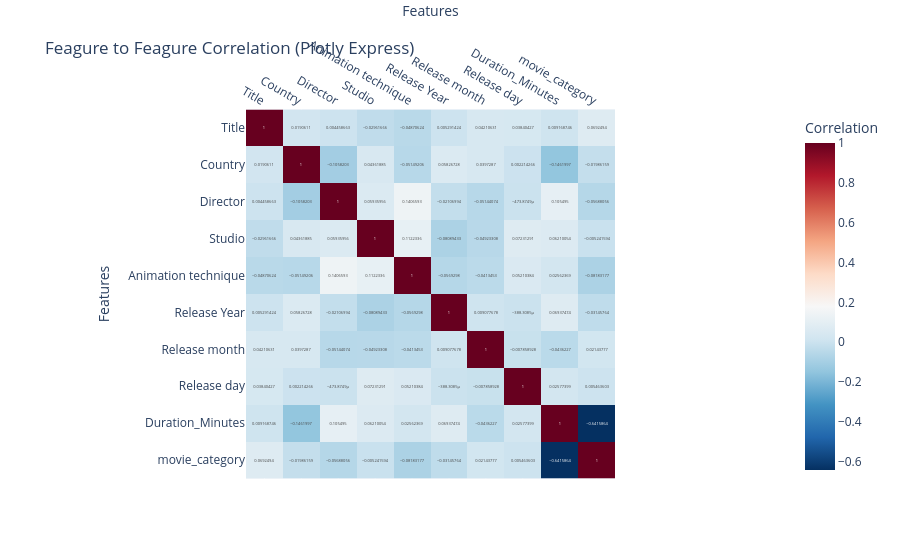

Notebook cell for this chart:
### Code cell
import plotly.express as px

corr_matrix = df[num_features.columns].corr()

fig = px.imshow(
    corr_matrix, 
    text_auto=True,
    color_continuous_scale='RdBu_r',
    origin='upper',
    labels=dict(x = 'Features', y = 'Features', color = 'Correlation'),
    title='Feagure to Feagure Correlation (Plotly Express)'
)
fig.update_xaxes(side = 'top')
fig.show()

### Figure 1 — Plotly figure (JSON) as saved in the notebook; plotly's stock layout.template omitted (floating-point values rounded to 4 significant figures)
{"data": [{"coloraxis": "coloraxis", "hovertemplate": "Features: %{x}<br>Features: %{y}<br>Correlation: %{z}<extra></extra>", "name": "0", "texttemplate": "%{z}", "type": "heatmap", "x": ["Title", "Country", "Director", "Studio", "Animation technique", "Release Year", "Release month", "Release day", "Duration_Minutes", "movie_category"], "xaxis": "x", "y": ["Title", "Country", "Director", "Studio", "Animation technique", "Release Year", "Release month", "Release day", "Duration_Minutes", "movie_category"], "yaxis": "y", "z": [[1.0, 0.01906, 0.004459, -0.02962, -0.04871, 0.005291, 0.04211, 0.0384, 0.009169, 0.06925], [0.01906, 1.0, -0.1058, 0.04362, -0.05149, 0.05827, 0.03973, 0.002214, -0.1462, -0.01986], [0.004459, -0.1058, 1.0, 0.05936, 0.1407, -0.02107, -0.05144, -0.0004739, 0.1055, -0.05688], [-0.02962, 0.04362, 0.05936, 1.0, 0.1122, -0.08089, -0.04923, 0.07231, 0.0621, -0.005242], [-0.04871, -0.05149, 0.1407, 0.1122, 1.0, -0.05693, -0.04135, 0.0521, 0.02562, -0.08183], [0.005291, 0.05827, -0.02107, -0.08089, -0.05693, 1.0, 0.009078, -0.0003883, 0.06937, -0.03146], [0.04211, 0.03973, -0.05144, -0.04923, -0.04135, 0.009078, 1.0, -0.007859, -0.04362, 0.02144], [0.0384, 0.002214, -0.0004739, 0.07231, 0.0521, -0.0003883, -0.007859, 1.0, 0.02577, 0.005464], [0.009169, -0.1462, 0.1055, 0.0621, 0.02562, 0.06937, -0.04362, 0.02577, 1.0, -0.6416], [0.06925, -0.01986, -0.05688, -0.005242, -0.08183, -0.03146, 0.02144, 0.005464, -0.6416, 1.0]]}], "layout": {"coloraxis": {"colorbar": {"title": {"text": "Correlation"}}, "colorscale": [[0, "rgb(5,48,97)"], [0.1, "rgb(33,102,172)"], [0.2, "rgb(67,147,195)"], [0.3, "rgb(146,197,222)"], [0.4, "rgb(209,229,240)"], [0.5, "rgb(247,247,247)"], [0.6, "rgb(253,219,199)"], [0.7, "rgb(244,165,130)"], [0.8, "rgb(214,96,77)"], [0.9, "rgb(178,24,43)"], [1, "rgb(103,0,31)"]]}, "title": {"text": "Feagure to Feagure Correlation (Plotly Express)"}, "xaxis": {"anchor": "y", "constrain": "domain", "domain": [0, 1], "scaleanchor": "y", "side": "top", "title": {"text": "Features"}}, "yaxis": {"anchor": "x", "autorange": "reversed", "constrain": "domain", "domain": [0, 1], "title": {"text": "Features"}}}}
